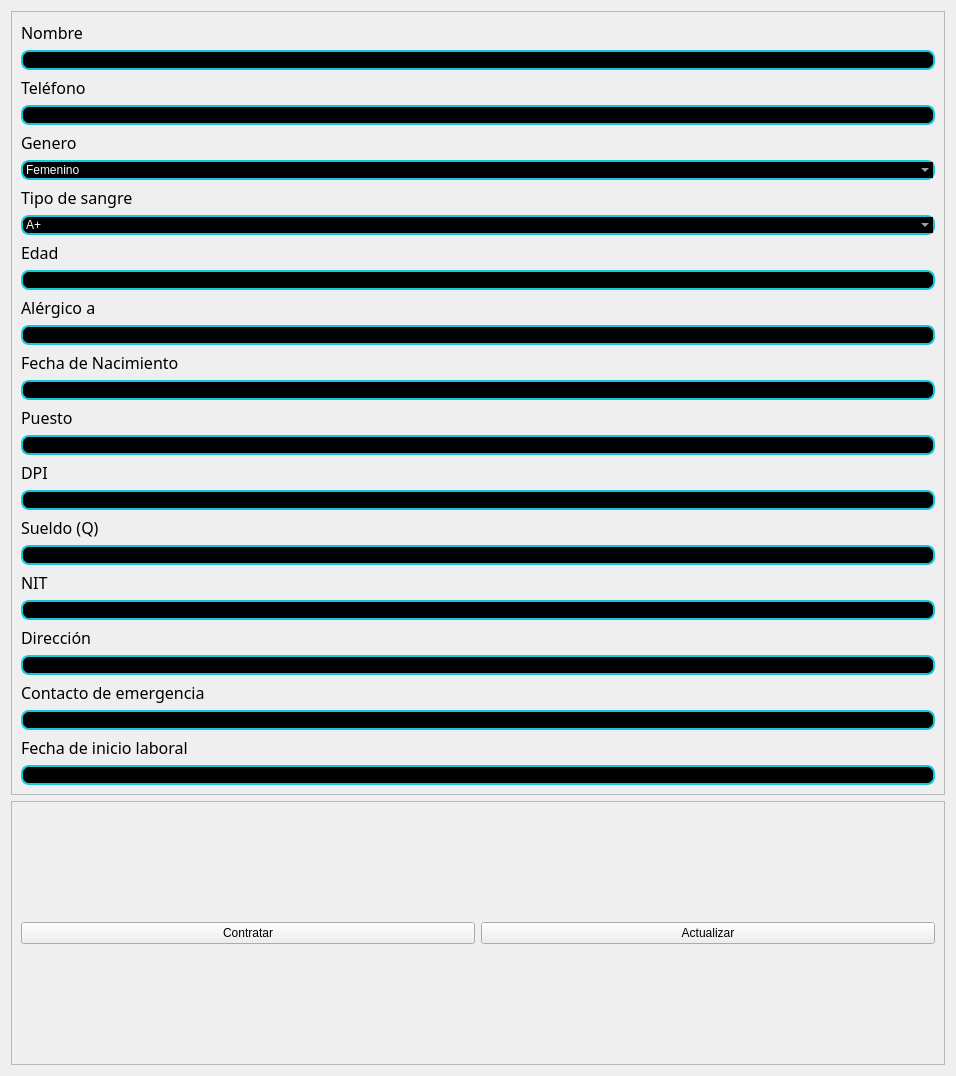
                      <widget class="QWidget" name="page_7">
                       <property name="geometry">
                        <rect>
                         <x>0</x>
                         <y>0</y>
                         <width>956</width>
                         <height>1076</height>
                        </rect>
                       </property>
                       <property name="styleSheet">
                        <string notr="true">QLineEdit{
border: 2px solid #14c8dc;
border-radius: 8px;
color: rgb(255, 255, 255);
background-color:rgb(0,0,0);
font: 75 12pt&quot;Times New Roman&quot;;
}</string>
                       </property>
                       <attribute name="icon">
                        <iconset>
                         <normaloff>../../../../Downloads/align-justify.svg</normaloff>../../../../Downloads/align-justify.svg</iconset>
                       </attribute>
                       <attribute name="label">
                        <string>Contratacion </string>
                       </attribute>
                       <layout class="QVBoxLayout" name="verticalLayout_18">
                        <item>
                         <widget class="QFrame" name="frame_8">
                          <property name="styleSheet">
                           <string notr="true">QLineEdit{
border: 2px solid #14c8dc;
border-radius: 8px;
color: rgb(255, 255, 255);
background-color:rgb(0,0,0);
font: 75 12pt&quot;Times New Roman&quot;;
}</string>
                          </property>
                          <property name="frameShape">
                           <enum>QFrame::StyledPanel</enum>
                          </property>
                          <property name="frameShadow">
                           <enum>QFrame::Raised</enum>
                          </property>
                          <layout class="QVBoxLayout" name="verticalLayout_17">
                           <item>
                            <widget class="QLabel" name="nombre_contratacion">
                             <property name="font">
                              <font>
                               <family>Arial Black</family>
                               <pointsize>12</pointsize>
                               <weight>3</weight>
                               <italic>false</italic>
                               <bold>false</bold>
                              </font>
                             </property>
                             <property name="text">
                              <string>Nombre</string>
                             </property>
                            </widget>
                           </item>
                           <item>
                            <widget class="QLineEdit" name="nombre_empleado">
                             <property name="styleSheet">
                              <string notr="true"/>
                             </property>
                            </widget>
                           </item>
                           <item>
                            <widget class="QLabel" name="label_34">
                             <property name="font">
                              <font>
                               <family>Arial Black</family>
                               <pointsize>12</pointsize>
                               <weight>3</weight>
                               <italic>false</italic>
                               <bold>false</bold>
                              </font>
                             </property>
                             <property name="text">
                              <string>Teléfono</string>
                             </property>
                            </widget>
                           </item>
                           <item>
                            <widget class="QLineEdit" name="cel_empleado"/>
                           </item>
                           <item>
                            <widget class="QLabel" name="label_23">
                             <property name="font">
                              <font>
                               <family>Arial Black</family>
                               <pointsize>12</pointsize>
                               <weight>3</weight>
                               <italic>false</italic>
                               <bold>false</bold>
                              </font>
                             </property>
                             <property name="text">
                              <string>Genero</string>
                             </property>
                            </widget>
                           </item>
                           <item>
                            <widget class="QComboBox" name="genero">
                             <property name="styleSheet">
                              <string notr="true">border: 2px solid #14c8dc;
border-radius: 8px;
color: rgb(255, 255, 255);
background-color:rgb(0,0,0);
font: 75 12pt&quot;Times New Roman&quot;;
</string>
                             </property>
                             <item>
                              <property name="text">
                               <string>Femenino</string>
                              </property>
                             </item>
                             <item>
                              <property name="text">
                               <string>Masculino</string>
                              </property>
                             </item>
                            </widget>
                           </item>
                           <item>
                            <widget class="QLabel" name="label_31">
                             <property name="font">
                              <font>
                               <family>Arial Black</family>
                               <pointsize>12</pointsize>
                               <weight>3</weight>
                               <italic>false</italic>
                               <bold>false</bold>
                              </font>
                             </property>
                             <property name="text">
                              <string>Tipo de sangre</string>
                             </property>
                            </widget>
                           </item>
                           <item>
                            <widget class="QComboBox" name="sangre">
                             <property name="styleSheet">
                              <string notr="true">border: 2px solid #14c8dc;
border-radius: 8px;
color: rgb(255, 255, 255);
background-color:rgb(0,0,0);
font: 75 12pt&quot;Times New Roman&quot;;
</string>
                             </property>
                             <item>
                              <property name="text">
                               <string>A+</string>
                              </property>
                             </item>
                             <item>
                              <property name="text">
                               <string>O+</string>
                              </property>
                             </item>
                             <item>
                              <property name="text">
                               <string>B+</string>
                              </property>
                             </item>
                             <item>
                              <property name="text">
                               <string>AB+</string>
                              </property>
                             </item>
                             <item>
                              <property name="text">
                               <string>A-</string>
                              </property>
                             </item>
                             <item>
                              <property name="text">
                               <string>O-</string>
                              </property>
                             </item>
                             <item>
                              <property name="text">
                               <string>B-</string>
                              </property>
                             </item>
                             <item>
                              <property name="text">
                               <string>AB-</string>
                              </property>
                             </item>
                            </widget>
                           </item>
                           <item>
                            <widget class="QLabel" name="label_24">
                             <property name="font">
                              <font>
                               <family>Arial Black</family>
                               <pointsize>12</pointsize>
                               <weight>3</weight>
                               <italic>false</italic>
                               <bold>false</bold>
                              </font>
                             </property>
                             <property name="text">
                              <string>Edad</string>
                             </property>
                            </widget>
                           </item>
                           <item>
                            <widget class="QLineEdit" name="edad"/>
                           </item>
                           <item>
                            <widget class="QLabel" name="label_36">
                             <property name="font">
                              <font>
                               <family>Arial Black</family>
                               <pointsize>12</pointsize>
                               <weight>3</weight>
                               <italic>false</italic>
                               <bold>false</bold>
                              </font>
                             </property>
                             <property name="text">
                              <string>Alérgico a</string>
                             </property>
                            </widget>
                           </item>
                           <item>
                            <widget class="QLineEdit" name="alergico"/>
                           </item>
                           <item>
                            <widget class="QLabel" name="label_25">
                             <property name="font">
                              <font>
                               <family>Arial Black</family>
                               <pointsize>12</pointsize>
                               <weight>3</weight>
                               <italic>false</italic>
                               <bold>false</bold>
                              </font>
                             </property>
                             <property name="text">
                              <string>Fecha de Nacimiento</string>
                             </property>
                            </widget>
                           </item>
                           <item>
                            <widget class="QLineEdit" name="nacimiento"/>
                           </item>
                           <item>
                            <widget class="QLabel" name="label_38">
                             <property name="font">
                              <font>
                               <family>Arial Black</family>
                               <pointsize>12</pointsize>
                               <weight>3</weight>
                               <italic>false</italic>
                               <bold>false</bold>
                              </font>
                             </property>
                             <property name="text">
                              <string>Puesto</string>
                             </property>
                            </widget>
                           </item>
                           <item>
                            <widget class="QLineEdit" name="puesto_2"/>
                           </item>
                           <item>
                            <widget class="QLabel" name="label_26">
                             <property name="font">
                              <font>
                               <family>Arial Black</family>
                               <pointsize>12</pointsize>
                               <weight>3</weight>
                               <italic>false</italic>
                               <bold>false</bold>
                              </font>
                             </property>
                             <property name="text">
                              <string>DPI</string>
                             </property>
                            </widget>
                           </item>
                           <item>
                            <widget class="QLineEdit" name="dpi"/>
                           </item>
                           <item>
                            <widget class="QLabel" name="label_39">
                             <property name="font">
                              <font>
                               <family>Arial Black</family>
                               <pointsize>12</pointsize>
                               <weight>3</weight>
                               <italic>false</italic>
                               <bold>false</bold>
                              </font>
                             </property>
                             <property name="text">
                              <string>Sueldo (Q)</string>
                             </property>
                            </widget>
                           </item>
                           <item>
                            <widget class="QLineEdit" name="sueldo"/>
                           </item>
                           <item>
                            <widget class="QLabel" name="label_27">
                             <property name="font">
                              <font>
                               <family>Arial Black</family>
                               <pointsize>12</pointsize>
                               <weight>3</weight>
                               <italic>false</italic>
                               <bold>false</bold>
                              </font>
                             </property>
                             <property name="text">
                              <string>NIT</string>
                             </property>
                            </widget>
                           </item>
                           <item>
                            <widget class="QLineEdit" name="nit_empleado"/>
                           </item>
                           <item>
                            <widget class="QLabel" name="label_28">
                             <property name="font">
                              <font>
                               <family>Arial Black</family>
                               <pointsize>12</pointsize>
                               <weight>3</weight>
                               <italic>false</italic>
                               <bold>false</bold>
                              </font>
                             </property>
                             <property name="text">
                              <string>Dirección</string>
                             </property>
                            </widget>
                           </item>
                           <item>
                            <widget class="QLineEdit" name="direccion"/>
                           </item>
                           <item>
                            <widget class="QLabel" name="label_33">
                             <property name="font">
                              <font>
                               <family>Arial Black</family>
                               <pointsize>12</pointsize>
                               <weight>3</weight>
                               <italic>false</italic>
                               <bold>false</bold>
                              </font>
                             </property>
                             <property name="text">
                              <string>Contacto de emergencia</string>
                             </property>
                            </widget>
                           </item>
                           <item>
                            <widget class="QLineEdit" name="contacto"/>
                           </item>
                           <item>
                            <widget class="QLabel" name="label_37">
                             <property name="font">
                              <font>
                               <family>Arial Black</family>
                               <pointsize>12</pointsize>
                               <weight>3</weight>
                               <italic>false</italic>
                               <bold>false</bold>
                              </font>
                             </property>
                             <property name="text">
                              <string>Fecha de inicio laboral</string>
                             </property>
                            </widget>
                           </item>
                           <item>
                            <widget class="QLineEdit" name="inicio_laboral"/>
                           </item>
                          </layout>
                         </widget>
                        </item>
                        <item>
                         <widget class="QFrame" name="frame_27">
                          <property name="minimumSize">
                           <size>
                            <width>0</width>
                            <height>50</height>
                           </size>
                          </property>
                          <property name="frameShape">
                           <enum>QFrame::StyledPanel</enum>
                          </property>
                          <property name="frameShadow">
                           <enum>QFrame::Raised</enum>
                          </property>
                          <layout class="QHBoxLayout" name="horizontalLayout_12">
                           <item>
                            <widget class="QPushButton" name="btn_contratar">
                             <property name="text">
                              <string>Contratar</string>
                             </property>
                            </widget>
                           </item>
                           <item>
                            <widget class="QPushButton" name="btn_actualizar_contratacion">
                             <property name="text">
                              <string>Actualizar</string>
                             </property>
                            </widget>
                           </item>
                          </layout>
                         </widget>
                        </item>
                       </layout>
                      </widget>
